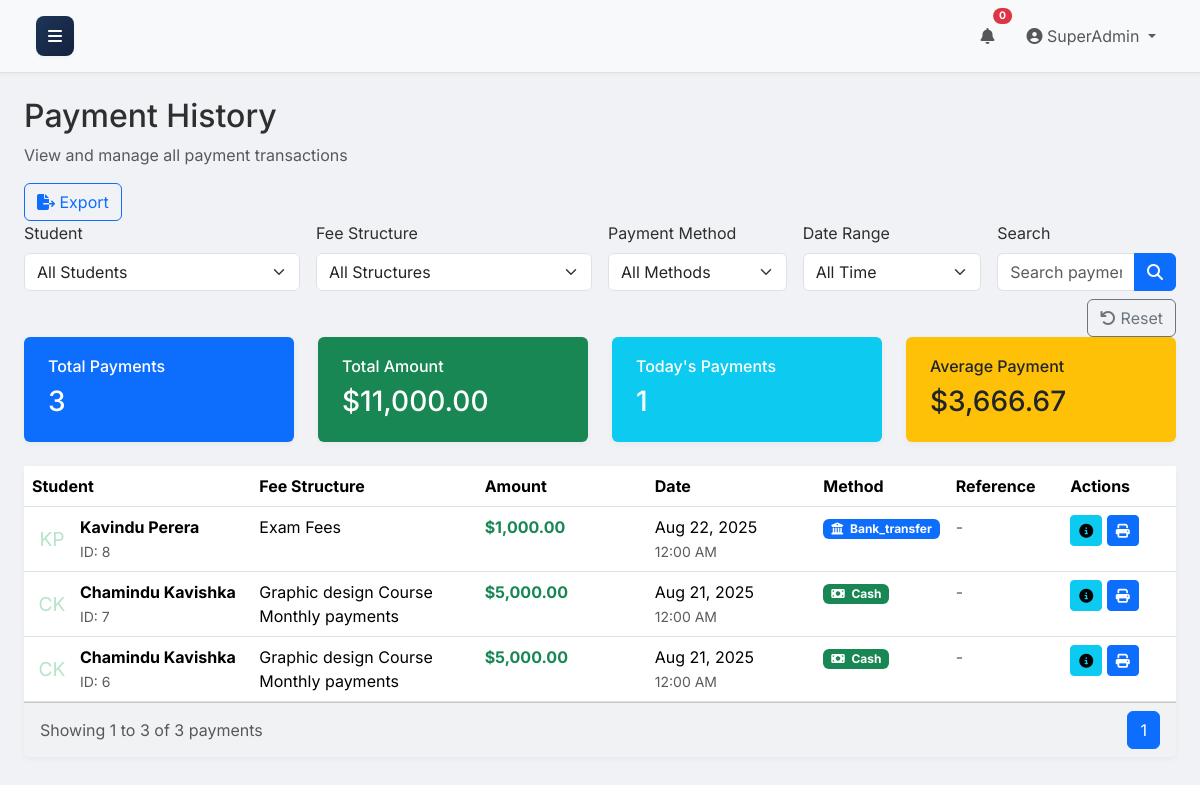
The app's page /payments/list.php (signed in) with its own data.
### tables this page shows
CREATE TABLE `fee_payments` (
  `id` int(11) NOT NULL,
  `student_fee_id` int(11) NOT NULL,
  `amount_paid` decimal(10,2) NOT NULL,
  `payment_date` date NOT NULL,
  `method` enum('cash','card','bank_transfer','online') DEFAULT 'cash',
  `reference` varchar(150) DEFAULT NULL,
  `created_by` int(11) DEFAULT NULL,
  `created_at` timestamp NOT NULL DEFAULT current_timestamp()
);

CREATE TABLE `students` (
  `id` int(11) NOT NULL,
  `user_id` int(11) DEFAULT NULL,
  `student_id` varchar(255) NOT NULL,
  `first_name` varchar(255) NOT NULL,
  `last_name` varchar(255) NOT NULL,
  `dob` date NOT NULL,
  `gender` enum('M','F','O') NOT NULL,
  `year` int(11) NOT NULL,
  `address` text DEFAULT NULL,
  `contact_no` varchar(255) DEFAULT NULL,
  `status` enum('active','deleted') NOT NULL DEFAULT 'active',
  `created_at` timestamp NOT NULL DEFAULT current_timestamp(),
  `parent_user_id` int(11) DEFAULT NULL
);

CREATE TABLE `fee_structures` (
  `id` int(11) NOT NULL,
  `title` varchar(150) NOT NULL,
  `type_id` int(11) NOT NULL,
  `amount` decimal(10,2) NOT NULL,
  `applicable_class` varchar(50) DEFAULT NULL,
  `applicable_year` int(11) DEFAULT NULL,
  `created_at` timestamp NOT NULL DEFAULT current_timestamp()
);

### public/payments/list.php (the view, shortened to what the rows shown need)
<?php
require_once '../includes/header.php';
$pdo = get_pdo_connection();
$payments = [];
$records_per_page = 10;
$current_page = isset($_GET['page']) ? (int)$_GET['page'] : 1;
$offset = ($current_page - 1) * $records_per_page;
$sql_base = "SELECT fp.id, fp.amount_paid, fp.payment_date, fp.method, fp.reference,
                    s.first_name, s.last_name,
                    fs.title AS structure_title,
                    u.username AS created_by_username
             FROM fee_payments fp
             JOIN student_fees sf ON fp.student_fee_id = sf.id
             JOIN students s ON sf.student_id = s.id
             JOIN fee_structures fs ON sf.structure_id = fs.id
             LEFT JOIN users u ON fp.created_by = u.id
             WHERE 1=1";
$params = [];
$sql = $sql_base . " ORDER BY fp.payment_date DESC, fp.created_at DESC LIMIT ? OFFSET ?";
$params[] = $records_per_page;
$params[] = $offset;
try {
    $stmt = $pdo->prepare($sql);
    $stmt->execute($params);
    $payments = $stmt->fetchAll(PDO::FETCH_ASSOC);
} catch (PDOException $e) {
    set_message('error', 'Database error fetching payments: ' . $e->getMessage());
}
?>
    <div class="container-fluid page-container">
        <div class="page-header">
            <div>
                <h2>Payment History</h2>
            </div>
        </div>
        <?php if (empty($payments)): ?>
            <div class="card">
                <div class="card-body text-center py-5">
                    <i class="fas fa-receipt fa-3x text-muted mb-3"></i>
                    <h4>No Payments Found</h4>
                    <p class="text-muted">No payments match your current filter criteria.</p>
                    <a href="list.php" class="btn btn-primary">
                        <i class="fas fa-undo"></i> Clear Filters
                    </a>
                </div>
            </div>
        <?php else: ?>
            <div class="card">
                <div class="table-responsive">
                    <table class="table table-hover mb-0">
                        <thead>
                            <tr>
                                <th width="20%">Student</th>
                                <th width="20%">Fee Structure</th>
                                <th width="15%">Amount</th>
                                <th width="15%">Date</th>
                                <th width="10%">Method</th>
                                <th width="10%">Reference</th>
                                <th width="10%">Actions</th>
                            </tr>
                        </thead>
                        <tbody>
                            <?php foreach ($payments as $payment): ?>
                                <tr>
                                    <td data-label="Student">
                                        <div class="d-flex align-items-center">
                                            <div class="avatar-circle me-2">
                                                <?php
                                                    $initials = strtoupper(substr($payment['first_name'], 0, 1) . substr($payment['last_name'], 0, 1));
                                                    echo $initials;
                                                ?>
                                            </div>
                                            <div>
                                                <div class="fw-bold"><?php echo htmlspecialchars($payment['first_name'] . ' ' . $payment['last_name']); ?></div>
                                                <small class="text-muted">ID: <?php echo htmlspecialchars($payment['id']); ?></small>
                                            </div>
                                        </div>
                                    </td>
                                    <td data-label="Fee Structure">
                                        <div class="text-wrap"><?php echo htmlspecialchars($payment['structure_title']); ?></div>
                                    </td>
                                    <td data-label="Amount">
                                        <div class="fw-bold text-success">
                                            $<?php echo number_format($payment['amount_paid'], 2); ?>
                                        </div>
                                    </td>
                                    <td data-label="Date">
                                        <div>
                                            <?php echo date('M d, Y', strtotime($payment['payment_date'])); ?>
                                            <br>
                                            <small class="text-muted">
                                                <?php echo date('g:i A', strtotime($payment['payment_date'])); ?>
                                            </small>
                                        </div>
                                    </td>
                                    <td data-label="Method">
                                        <?php
                                            $method_badges = [
                                                'cash' => 'bg-success',
                                                'card' => 'bg-info',
                                                'bank_transfer' => 'bg-primary',
                                                'online' => 'bg-warning text-dark'
                                            ];
                                            $method_icons = [
                                                'cash' => 'money-bill',
                                                'card' => 'credit-card',
                                                'bank_transfer' => 'university',
                                                'online' => 'globe'
                                            ];
                                        ?>
                                        <span class="badge <?php echo $method_badges[$payment['method']]; ?>">
                                            <i class="fas fa-<?php echo $method_icons[$payment['method']]; ?> me-1"></i>
                                            <?php echo ucfirst($payment['method']); ?>
                                        </span>
                                    </td>
                                    <td data-label="Reference">
                                        <?php if ($payment['reference']): ?>
                                            <span class="text-muted" title="<?php echo htmlspecialchars($payment['reference']); ?>">
                                                <?php echo substr(htmlspecialchars($payment['reference']), 0, 10) . '...'; ?>
                                            </span>
                                        <?php else: ?>
                                            <span class="text-muted">-</span>
                                        <?php endif; ?>
                                    </td>
                                    <td data-label="Actions">
                                        <div class="action-buttons">
                                            <button type="button"
                                                    class="btn btn-sm btn-info"
                                                    data-bs-toggle="modal"
                                                    data-bs-target="#paymentModal<?php echo $payment['id']; ?>"
                                                    title="View Details">
                                                <i class="fas fa-info-circle"></i>
                                            </button>
                                            <a href="print_receipt.php?id=<?php echo htmlspecialchars($payment['id']); ?>"
                                               class="btn btn-sm btn-primary"
                                               title="Print Receipt">
                                                <i class="fas fa-print"></i>
                                            </a>
                                        </div>
                                    </td>
                                </tr>
                            <?php endforeach; ?>
                        </tbody>
                    </table>
                </div>
            </div>
        <?php endif; ?>
    </div>

### records on screen
fee_payments: students.first_name+last_name "KP", students.first_name+last_name "Kavindu Perera", id "8", fee_structures.title "Exam Fees", amount_paid "1,000.00", payment_date "Aug 22, 2025", payment_date "12:00 AM", method "Bank_transfer"
fee_payments: students.first_name+last_name "CK", students.first_name+last_name "Chamindu Kavishka", id "7", fee_structures.title "Graphic design Course Monthly payments", amount_paid "5,000.00", payment_date "Aug 21, 2025", payment_date "12:00 AM", method "Cash"
fee_payments: students.first_name+last_name "CK", students.first_name+last_name "Chamindu Kavishka", id "6", fee_structures.title "Graphic design Course Monthly payments", amount_paid "5,000.00", payment_date "Aug 21, 2025", payment_date "12:00 AM", method "Cash"

### other values on screen
$_SESSION['username'] "SuperAdmin"
$total_payments "3"
$total_amount "11,000.00"
$today_payments "1"
$avg_payment "3,666.67"
$offset + 1 "1"
min($offset + $records_per_page, $total_payments) "3"
